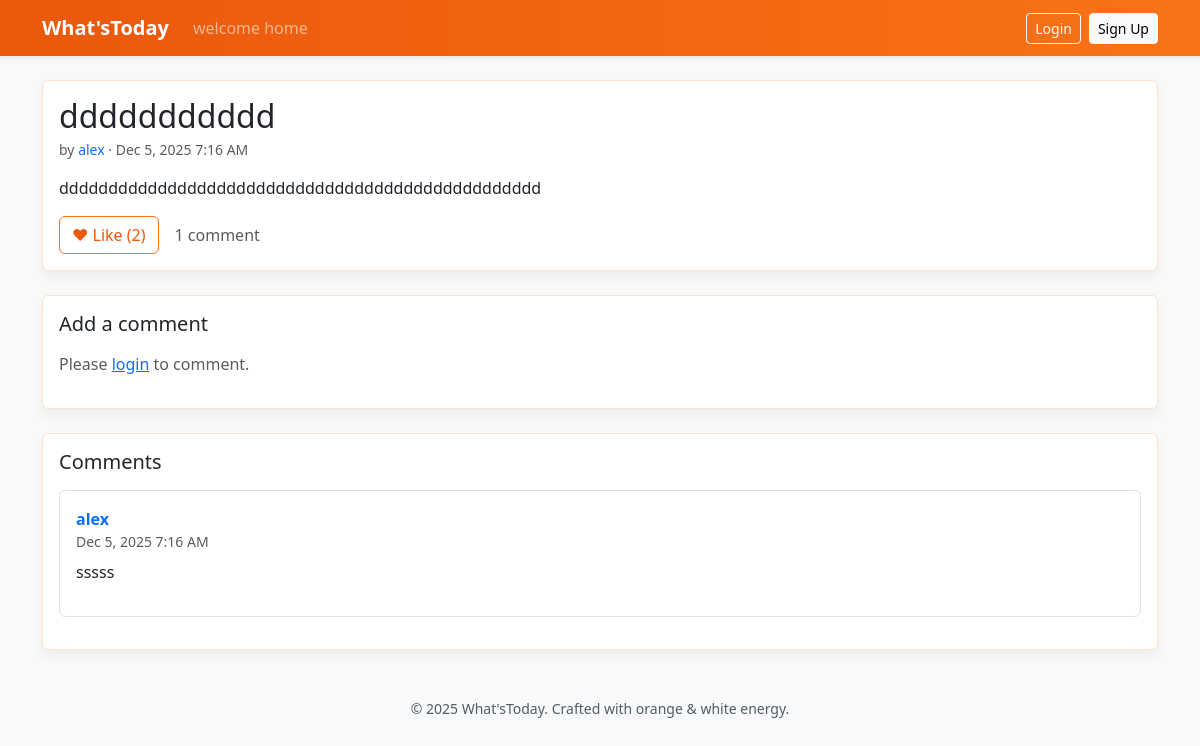
The app's page /post/1/ with its own data.
### core/models.py (models this page shows, shortened)
class BlogPost(models.Model):
    title = models.CharField(max_length=150)
    content = models.TextField()
    author = models.ForeignKey(
        settings.AUTH_USER_MODEL, on_delete=models.CASCADE, related_name="posts"
    )
    created_at = models.DateTimeField(default=timezone.now)
    updated_at = models.DateTimeField(auto_now=True)
    class Meta:
        ordering = ["-created_at"]
    @property
    def like_count(self) -> int:
        return self.likes.count()
    @property
    def comment_count(self) -> int:
        return self.comments.count()

class Comment(models.Model):
    post = models.ForeignKey(
        BlogPost, on_delete=models.CASCADE, related_name="comments"
    )
    author = models.ForeignKey(
        settings.AUTH_USER_MODEL, on_delete=models.CASCADE, related_name="comments"
    )
    content = models.TextField()
    created_at = models.DateTimeField(default=timezone.now)
    class Meta:
        ordering = ["created_at"]

### core/views.py (the view, shortened to what this page needs)
# urls.py: path("post/<int:pk>/", views.post_detail, name="post_detail"),
def post_detail(request: HttpRequest, pk: int) -> HttpResponse:
    post = get_object_or_404(
        BlogPost.objects.select_related("author").prefetch_related(
            Prefetch("comments", queryset=Comment.objects.select_related("author"))
        ),
        pk=pk,
    )
    comment_form = CommentForm()
    user_liked = False
    if request.user.is_authenticated:
        user_liked = Like.objects.filter(user=request.user, post=post).exists()
    return render(
        request,
        "core/post_detail.html",
        {"post": post, "comment_form": comment_form, "user_liked": user_liked},
    )

### templates/core/post_detail.html (shortened to what this page needs)
{% extends "base.html" %}
{% block content %}
<div class="card mb-4">
    <div class="card-body">
        <div class="d-flex justify-content-between align-items-start">
            <div>
                <h2 class="card-title mb-1">{{ post.title }}</h2>
                <div class="text-muted small">
                    by <a class="text-decoration-none" href="{% url 'profile_detail' post.author.username %}">{{ post.author.username }}</a> · {{ post.created_at|date:"M j, Y g:i A" }}
                </div>
            </div>
        </div>
        <p class="mt-3">{{ post.content|linebreaks }}</p>
        <div class="d-flex align-items-center gap-3">
            <form method="post" action="{% url 'toggle_like' post.pk %}">
                {% if user.is_authenticated and user_liked %}
                    <button class="btn btn-orange" type="submit">♥ Unlike ({{ post.like_count }})</button>
                {% else %}
                    <button class="btn btn-outline-orange" type="submit">♥ Like ({{ post.like_count }})</button>
                {% endif %}
            </form>
            <span class="text-muted">{{ post.comment_count }} comment{{ post.comment_count|pluralize }}</span>
        </div>
    </div>
</div>
<div class="card mb-4">
    <div class="card-body">
        <h5 class="card-title mb-3">Add a comment</h5>
        {% if user.is_authenticated %}
            <form method="post" action="{% url 'add_comment' post.pk %}">
                {% csrf_token %}
                {{ comment_form.as_p }}
                <button class="btn btn-orange" type="submit">Post Comment</button>
            </form>
        {% else %}
            <p class="text-muted">Please <a href="{% url 'login' %}">login</a> to comment.</p>
        {% endif %}
    </div>
</div>
<div class="card">
    <div class="card-body">
        <h5 class="card-title mb-3">Comments</h5>
        {% if post.comments.all %}
            {% for comment in post.comments.all %}
                <div class="border rounded p-3 mb-3">
                    <div class="d-flex justify-content-between">
                        <div>
                            <strong><a class="text-decoration-none" href="{% url 'profile_detail' comment.author.username %}">{{ comment.author.username }}</a></strong>
                            <div class="text-muted small">{{ comment.created_at|date:"M j, Y g:i A" }}</div>
                        </div>
                    </div>
                    <p class="mb-0 mt-2">{{ comment.content|linebreaks }}</p>
                </div>
            {% empty %}
                <p class="text-muted">No comments yet.</p>
            {% endfor %}
        {% else %}
            <p class="text-muted">No comments yet.</p>
        {% endif %}
    </div>
</div>
{% endblock %}

### static/css/styles.css (style rules this page uses)
:root { --orange: #f97316; --orange-dark: #ea580c; --cream: #fff7ed; }
body { background: var(--cream); color: #1f2937; }
.card { border: 1px solid #ffe1c7; box-shadow: 0 6px 12px rgba(0, 0, 0, 0.05); }
.btn-outline-orange { border: 1px solid var(--orange); color: var(--orange-dark); background: transparent; }

### records on screen
BlogPost: title "ddddddddddd", author.username "alex", created_at "Dec 5, 2025 7:16 AM", content "ddddddddddddddddddddddddddddddddddddddddddddddddd", like_count "2", comment_count "1"
Comment: author.username "alex", created_at "Dec 5, 2025 7:16 AM", content "sssss"
